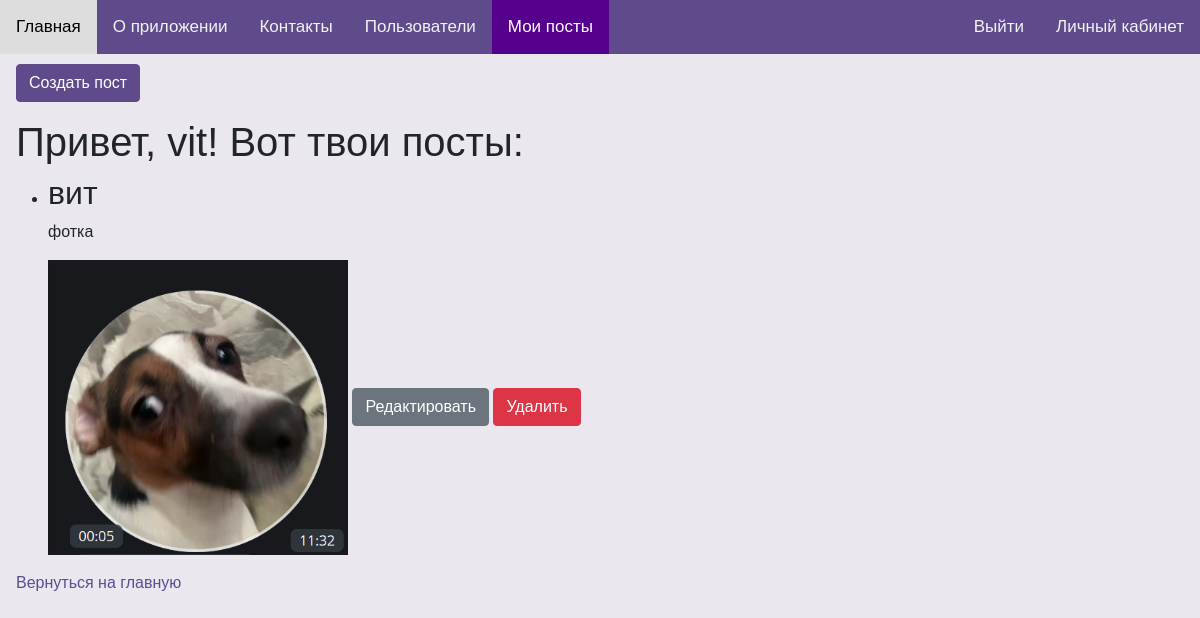
Page /user_posts (signed in) on the committed database.
### tables this page shows
CREATE TABLE user_profile (
                user_id INTEGER PRIMARY KEY AUTOINCREMENT, -- Уникальный ID пользователя
                name TEXT, -- Имя пользователя
                email TEXT, -- Email пользователя
                login TEXT, role text default 'user', -- Логин, связанный с таблицей passwords
                FOREIGN KEY (login) REFERENCES passwords(login) ON DELETE CASCADE ON UPDATE CASCADE
);

CREATE TABLE "posts"
(
    post_id    INTEGER
        primary key autoincrement,
    user_id    INTEGER
        references user_profile
            on delete cascade,
    title      text not null,
    content    text not null,
    image_path text,
    tag        text
);

### server.py (the view)
@app.route('/user_posts')
def get_user_posts():
    conn = get_db_connection()
    posts_data = conn.execute('''
    select posts.post_id, title, content, image_path, user_profile.name
    from posts
    inner join user_profile on posts.user_id = user_profile.user_id
    where user_profile.login = ?''',
                              (session['username'], )).fetchall()
    conn.close()
    return render_template('user_posts/user_posts.html', posts=posts_data)

### server.py (called while the page is built)
def get_db_connection():
    conn = sqlite3.connect('blog.db')
    conn.row_factory = sqlite3.Row
    return conn

### templates/user_posts/user_posts.html (shortened to what this page needs)
{% extends "main/base.html" %}
{% block stylesheet %}
    <link rel="stylesheet" href="https://cdn.jsdelivr.net/npm/bootstrap@5.1.3/dist/css/bootstrap.min.css">
{% endblock %}
{% block content %}
    <body>
    <a class="btn btn-primary mb-3 button" href="{{ url_for('create_user_post') }}">Создать пост</a>
    <h1>Привет, {{ session.get('username') }}! Вот твои посты:</h1>
    <ul>
        {% for post in posts %}
            <li>
                <h2>{{ post['title'] }}</h2>
                <p>{{ post['content'] }}</p>
                {% if post['image_path'] %}
                    <img src="{{ post['image_path'] }}" alt="Картинка поста" width="300">
                {% endif %}
                <a class="btn btn-secondary" href="{{ url_for('edit_post', post_id=post['post_id']) }}">Редактировать</a>
                <form action="{{ url_for('delete_post', post_id=post['post_id']) }}" method="POST" class="d-inline">
                    <button class="btn btn-danger" type="submit">Удалить</button>
                </form>
            </li>
        {% endfor %}
    </ul>
    <a class="back_link" href="/">Вернуться на главную</a>
    </body>
{% endblock %}

### static/css/index.css (style rules this page uses)
.page { margin: 0; font-family: Arial, Helvetica, sans-serif; background-color: rgba(95, 75, 139, 0.13); }
.button { margin-top: 10px; background-color: #5f4b8b; border-color: #5f4b8b; }
.back_link { text-decoration: none; color: #5f4b8b; }
.mb-3 { margin-right: 1%; }

### rows in the picture
user_profile: get "vit"
posts: title "вит", content "фотка", image_path (picture)
